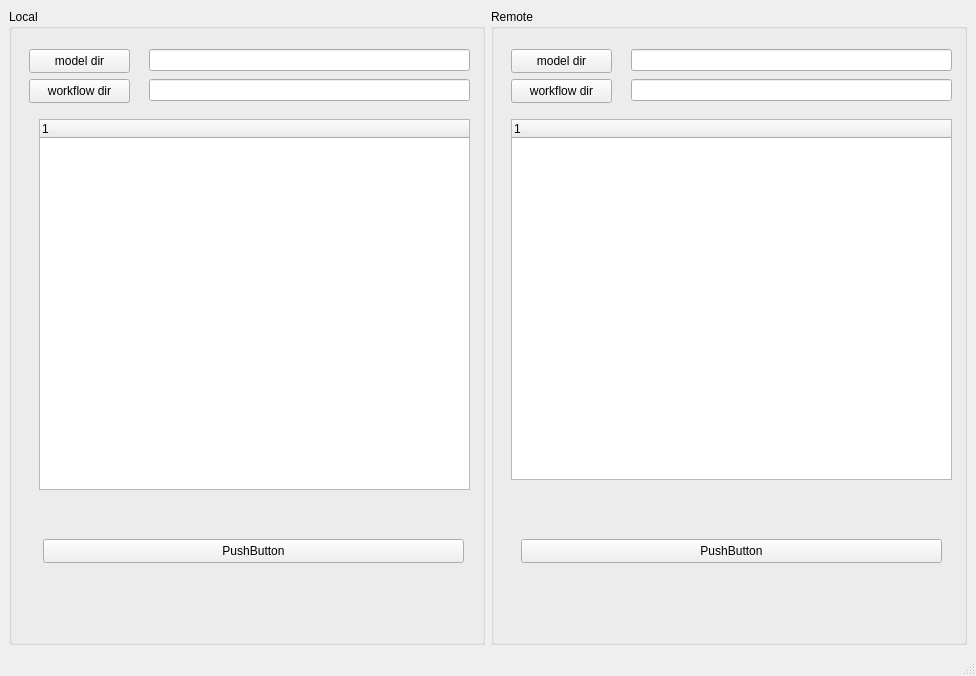
<?xml version="1.0" encoding="UTF-8"?>
<ui version="4.0">
 <class>MainWindow</class>
 <widget class="QMainWindow" name="MainWindow">
  <property name="geometry">
   <rect>
    <x>0</x>
    <y>0</y>
    <width>976</width>
    <height>676</height>
   </rect>
  </property>
  <property name="windowTitle">
   <string>MainWindow</string>
  </property>
  <widget class="QWidget" name="centralwidget">
   <layout class="QHBoxLayout" name="horizontalLayout">
    <item>
     <widget class="QGroupBox" name="groupBox">
      <property name="title">
       <string>Local</string>
      </property>
      <widget class="QLineEdit" name="lineEdit">
       <property name="geometry">
        <rect>
         <x>140</x>
         <y>40</y>
         <width>321</width>
         <height>22</height>
        </rect>
       </property>
      </widget>
      <widget class="QPushButton" name="pushButton">
       <property name="geometry">
        <rect>
         <x>20</x>
         <y>40</y>
         <width>101</width>
         <height>24</height>
        </rect>
       </property>
       <property name="text">
        <string>model dir</string>
       </property>
      </widget>
      <widget class="QPushButton" name="pushButton_2">
       <property name="geometry">
        <rect>
         <x>20</x>
         <y>70</y>
         <width>101</width>
         <height>24</height>
        </rect>
       </property>
       <property name="text">
        <string>workflow dir</string>
       </property>
      </widget>
      <widget class="QLineEdit" name="lineEdit_2">
       <property name="geometry">
        <rect>
         <x>140</x>
         <y>70</y>
         <width>321</width>
         <height>22</height>
        </rect>
       </property>
      </widget>
      <widget class="QTreeWidget" name="treeWidget">
       <property name="geometry">
        <rect>
         <x>30</x>
         <y>110</y>
         <width>431</width>
         <height>371</height>
        </rect>
       </property>
       <column>
        <property name="text">
         <string notr="true">1</string>
        </property>
       </column>
      </widget>
      <widget class="QPushButton" name="pushButton_5">
       <property name="geometry">
        <rect>
         <x>34</x>
         <y>530</y>
         <width>421</width>
         <height>24</height>
        </rect>
       </property>
       <property name="text">
        <string>PushButton</string>
       </property>
      </widget>
     </widget>
    </item>
    <item>
     <widget class="QGroupBox" name="groupBox_2">
      <property name="title">
       <string>Remote</string>
      </property>
      <widget class="QLineEdit" name="lineEdit_4">
       <property name="geometry">
        <rect>
         <x>140</x>
         <y>40</y>
         <width>321</width>
         <height>22</height>
        </rect>
       </property>
      </widget>
      <widget class="QLineEdit" name="lineEdit_3">
       <property name="geometry">
        <rect>
         <x>140</x>
         <y>70</y>
         <width>321</width>
         <height>22</height>
        </rect>
       </property>
      </widget>
      <widget class="QPushButton" name="pushButton_4">
       <property name="geometry">
        <rect>
         <x>20</x>
         <y>70</y>
         <width>101</width>
         <height>24</height>
        </rect>
       </property>
       <property name="text">
        <string>workflow dir</string>
       </property>
      </widget>
      <widget class="QPushButton" name="pushButton_3">
       <property name="geometry">
        <rect>
         <x>20</x>
         <y>40</y>
         <width>101</width>
         <height>24</height>
        </rect>
       </property>
       <property name="text">
        <string>model dir</string>
       </property>
      </widget>
      <widget class="QTreeWidget" name="treeWidget_2">
       <property name="geometry">
        <rect>
         <x>20</x>
         <y>110</y>
         <width>441</width>
         <height>361</height>
        </rect>
       </property>
       <column>
        <property name="text">
         <string notr="true">1</string>
        </property>
       </column>
      </widget>
      <widget class="QPushButton" name="pushButton_6">
       <property name="geometry">
        <rect>
         <x>30</x>
         <y>530</y>
         <width>421</width>
         <height>24</height>
        </rect>
       </property>
       <property name="text">
        <string>PushButton</string>
       </property>
      </widget>
     </widget>
    </item>
   </layout>
  </widget>
  <widget class="QMenuBar" name="menubar">
   <property name="geometry">
    <rect>
     <x>0</x>
     <y>0</y>
     <width>976</width>
     <height>22</height>
    </rect>
   </property>
  </widget>
  <widget class="QStatusBar" name="statusbar"/>
 </widget>
 <resources/>
 <connections/>
</ui>
